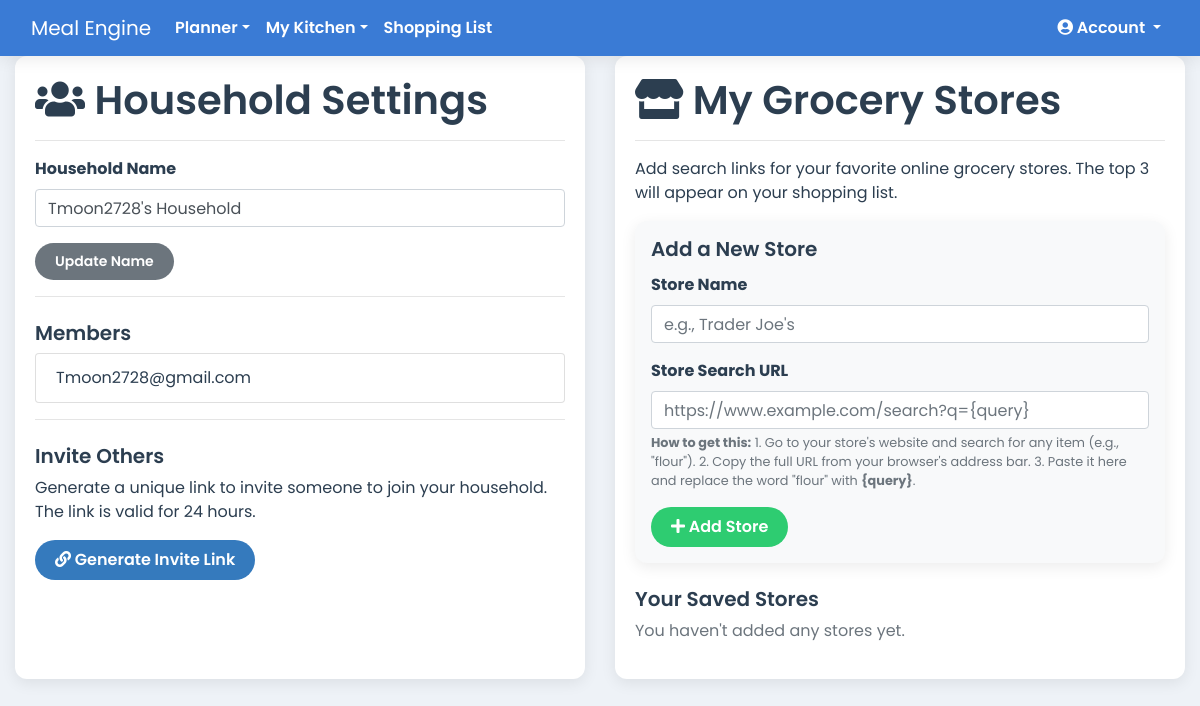
The app's page /profile (signed in) with its own data.
### app.py (models this page shows)
class Household(db.Model):
    id = db.Column(db.Integer, primary_key=True)
    name = db.Column(db.String(100), nullable=False)
    recipes = db.relationship('Recipe', backref='household', lazy=True, cascade="all, delete-orphan")
    pantry_items = db.relationship('PantryItem', backref='household', lazy=True, cascade="all, delete-orphan")
    meal_plans = db.relationship('MealPlan', backref='household', lazy=True, cascade="all, delete-orphan")
    invitations = db.relationship('HouseholdInvitation', backref='household', lazy=True, cascade="all, delete-orphan")
    saved_meals = db.relationship('SavedMeal', backref='household', lazy=True, cascade="all, delete-orphan")
    historical_plans = db.relationship('HistoricalPlan', backref='household', lazy=True, cascade="all, delete-orphan")
    grocery_stores = db.relationship('GroceryStore', backref='household', lazy=True, cascade="all, delete-orphan")
    shopping_list_items = db.relationship('ShoppingListItem', backref='household', lazy=True, cascade="all, delete-orphan")

class User(db.Model, UserMixin):
    id = db.Column(db.Integer, primary_key=True)
    email = db.Column(db.String(150), unique=True, nullable=False)
    password = db.Column(db.String(150), nullable=False)
    household_id = db.Column(db.Integer, db.ForeignKey('household.id'))
    household = db.relationship('Household', backref='members')
    recipes = db.relationship('Recipe', backref='author', lazy=True)
    subscription_plan = db.Column(db.String(50), nullable=False, default='free')
    stripe_customer_id = db.Column(db.String(255), unique=True, nullable=True)
    stripe_subscription_id = db.Column(db.String(255), unique=True, nullable=True)
    ai_credits = db.Column(db.Integer, nullable=False, default=5)
    @property
    def is_premium_or_elite(self):
        return self.subscription_plan in ['premium', 'elite']

### app.py (the view, shortened to what this page needs)
@app.route('/profile', methods=['GET', 'POST'])
@login_required
def profile():
    stores = GroceryStore.query.filter_by(household_id=current_user.household_id).order_by(GroceryStore.name).all()
    return render_template('profile.html', stores=stores)

### app.py (called while the page is built)
@app.context_processor
def inject_cache_buster():
    return dict(cache_buster=int(time.time()))

@app.before_request
def before_request():
    g.current_month_name = date.today().strftime('%B')

@login_manager.user_loader
def load_user(user_id):
    return db.session.get(User, int(user_id))

### templates/profile.html (shortened to what this page needs)
{% extends 'base.html' %}
{% block content %}
<div class="row">
    <div class="col-12 col-md-6 mb-4">
        <div class="card h-100">
            <div class="card-body">
                <h1 class="card-title"><i class="fas fa-users"></i> Household Settings</h1>
                <hr>
                <form method="POST" action="{{ url_for('profile') }}">
                    <div class="form-group">
                        <label for="household_name"><strong>Household Name</strong></label>
                        <input type="text" class="form-control" id="household_name" name="household_name" value="{{ current_user.household.name }}" required>
                    </div>
                    <button type="submit" class="btn btn-secondary btn-sm">Update Name</button>
                </form>
                <hr>
                <h5 class="mt-4">Members</h5>
                <ul class="list-group">
                    {% for member in current_user.household.members %}
                    <li class="list-group-item">{{ member.email }}</li>
                    {% endfor %}
                </ul>
                <hr>
                <h5 class="mt-4">Invite Others</h5>
                <p>Generate a unique link to invite someone to join your household. The link is valid for 24 hours.</p>
                <button id="generate-invite-btn" class="btn btn-primary"><i class="fas fa-link"></i> Generate Invite Link</button>
            </div>
        </div>
    </div>
    <div class="col-12 col-md-6 mb-4">
        <div class="card h-100">
            <div class="card-body">
                <h1 class="card-title"><i class="fas fa-store"></i> My Grocery Stores</h1>
                <hr>
                <p>Add search links for your favorite online grocery stores. The top 3 will appear on your shopping list.</p>
                <div class="card bg-light p-3 mb-4">
                    <h5 class="card-title">Add a New Store</h5>
                    <form method="POST" action="{{ url_for('profile') }}">
                        <div class="form-group">
                            <label for="name"><strong>Store Name</strong></label>
                            <input type="text" class="form-control" id="name" name="name" placeholder="e.g., Trader Joe's" required>
                        </div>
                        <div class="form-group">
                            <label for="search_url"><strong>Store Search URL</strong></label>
                            <input type="url" class="form-control" id="search_url" name="search_url" placeholder="https://www.example.com/search?q={query}" required>
                            <small class="form-text text-muted">
                                <strong>How to get this:</strong>
                                1. Go to your store's website and search for any item (e.g., "flour").
                                2. Copy the full URL from your browser's address bar.
                                3. Paste it here and replace the word "flour" with <strong>{query}</strong>.
                            </small>
                        </div>
                        <button type="submit" class="btn btn-success"><i class="fas fa-plus"></i> Add Store</button>
                    </form>
                </div>
                <h5>Your Saved Stores</h5>
                {% if stores %}
                <ul class="list-group">
                    {% for store in stores %}
                    <li class="list-group-item d-flex justify-content-between align-items-center">
                        <div>
                            <strong>{{ store.name }}</strong>
                            <br>
                            <small class="text-muted">{{ store.search_url }}</small>
                        </div>
                        <form method="POST" action="{{ url_for('profile') }}" onsubmit="return confirm('Are you sure you want to delete this store?');">
                            <input type="hidden" name="action" value="delete_store">
                            <input type="hidden" name="store_id" value="{{ store.id }}">
                            <button type="submit" class="btn btn-danger btn-sm"><i class="fas fa-trash"></i></button>
                        </form>
                    </li>
                    {% endfor %}
                </ul>
                {% else %}
                <p class="text-muted">You haven't added any stores yet.</p>
                {% endif %}
            </div>
        </div>
    </div>
</div>
{% endblock %}

### static/css/style.css (style rules this page uses)
:root { --primary-blue: #3a7bd5; --secondary-blue: #357abd; --light-bg: #eef2f7; --card-bg: #ffffff; --text-dark: #2c3e50; --text-light: #5a6a7a; --danger-red: #e74c3c; --success-green: #2ecc71; --info-cyan: #1abc9c; --snack-teal: #20c997; --shadow: 0 4px 15px rgba(0, 0, 0, 0.08); }
body { font-family: 'Poppins', sans-serif; font-weight: 400; background-color: var(--light-bg); color: var(--text-dark); }
.btn { border-radius: 20px; padding: 8px 20px; border: none; font-weight: 600; transition: all 0.3s ease; }
.btn-primary { background-color: var(--secondary-blue); color: white; }
.btn-success { background-color: var(--success-green); }
h1, h2, h3, h4, h5 { color: var(--text-dark); font-weight: 600; }
.card, .jumbotron { background-color: var(--card-bg); border: none; border-radius: 12px; box-shadow: var(--shadow); }
.card { transition: transform 0.2s ease-in-out, box-shadow 0.2s ease-in-out; }

### records on screen
Household: household_name "Tmoon2728's Household"
User: email "Tmoon2728@gmail.com"
